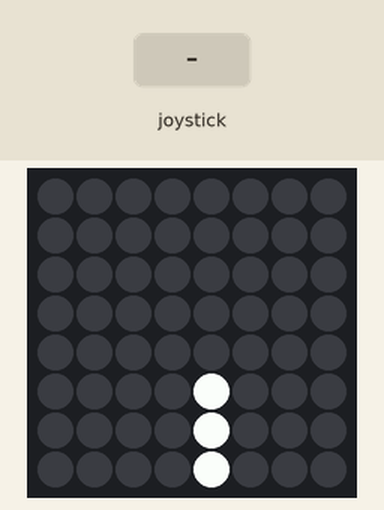
Recording of a program running on a simulated Raspberry Pi (BCM pin numbers) with a Sense HAT. Parts: the Sense HAT's 8×8 RGB LED matrix. The inputs (shaded band) are chosen by the test bench.

Above: at 1.2 s.
1.3 s: joystick clicked
At 3.1 s:
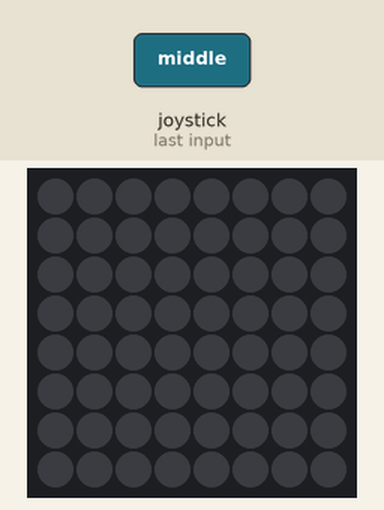
4.0 s: joystick pushed down
At 4.9 s:
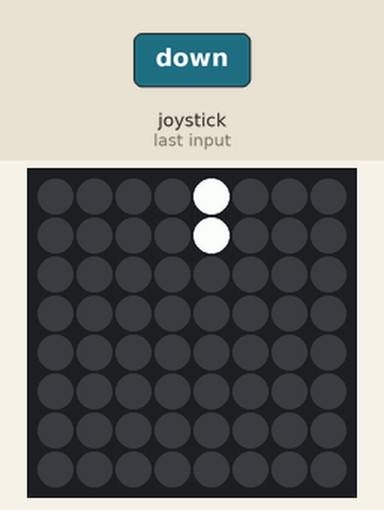
7.0 s: joystick pushed right
At 7.4 s:
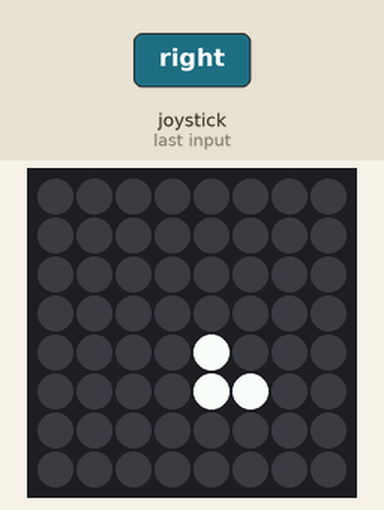
10.0 s: joystick pushed up
At 10.4 s:
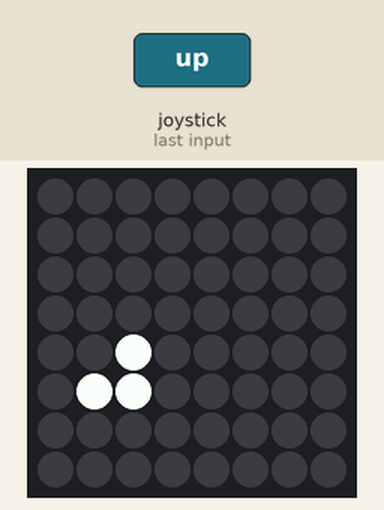
13.0 s: joystick pushed left
At 13.4 s:
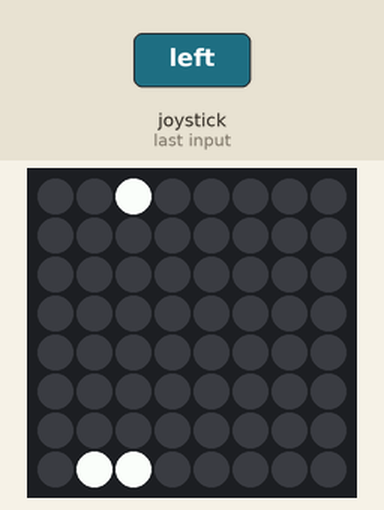
16.0 s: joystick pushed down
At 16.4 s:
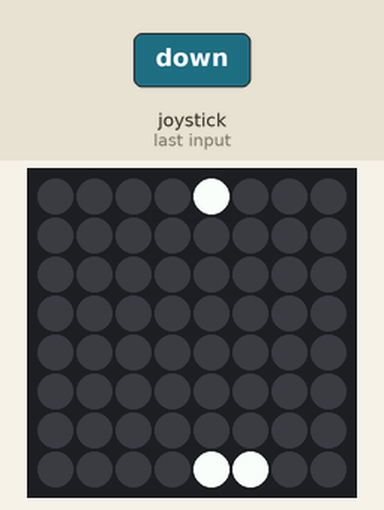
Timing chart, 0 to 19.0 s (numbered marks = the images above; inputs shaded):
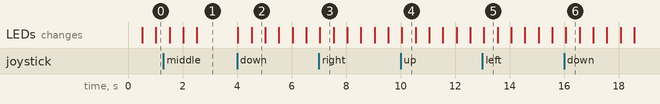

Measured:
- after the input at 1.3 s, the LEDs: first change after 0.23 s (image 1 shows a later state)
- after the input at 4.0 s, the LEDs: first change at once (image 2 shows a later state)
- after the input at 7.0 s, the LEDs: change at once (image 3)
- after the input at 10.0 s, the LEDs: change after 0.05 s (image 4)
- after the input at 13.0 s, the LEDs: change after 0.06 s (image 5)
- after the input at 16.0 s, the LEDs: change after 0.06 s (image 6)
- what the display in image 3 shows lasts 0.5 s, from 7.0 s to 7.5 s

The program:

SnakeGame.py
```python
from sense_hat import SenseHat
from random import randint
from time import sleep

sense = SenseHat()

white = (255,255,255)
blank = (0, 0, 0)
slug = [ [2,4], [3,4], [4,4] ]
direction = "right"
direction = "left"
direction = "up"
direction = "down"


def drawslug():
  for segment in slug:
    sense.set_pixel(segment[0], segment[1], white)

def move():
  last = slug[-1]
  first = slug[0]
  #Create a copy of the last item
  next = list(last)
  if direction == "right":
    if last[0]+1==8:
      next[0]=0
    else:
      next[0]=last[0]+1

  elif direction == "left":
    if last[0]-1==-1:
      next[0]=7
    else:
      next[0]=last[0]-1

  elif direction == "down":
    if last[1]+1==8:
      next[1]=0
    else:
      next[1]=last[1]+1

  elif direction == "up":
    if last[1]-1==-1:
      next[1]=7
    else:
      next[1]=last[1]-1
  slug.append(next)

  sense.set_pixel(next[0],next[1],white)
  sense.set_pixel(first[0], first[1], blank)
  slug.remove(first)

def joystick_moved(event):
  global direction
  direction = event.direction

while True:
  sense.clear()
  drawslug()
  sense.stick.direction_any = joystick_moved
  move()
  sleep(0.5)
```
